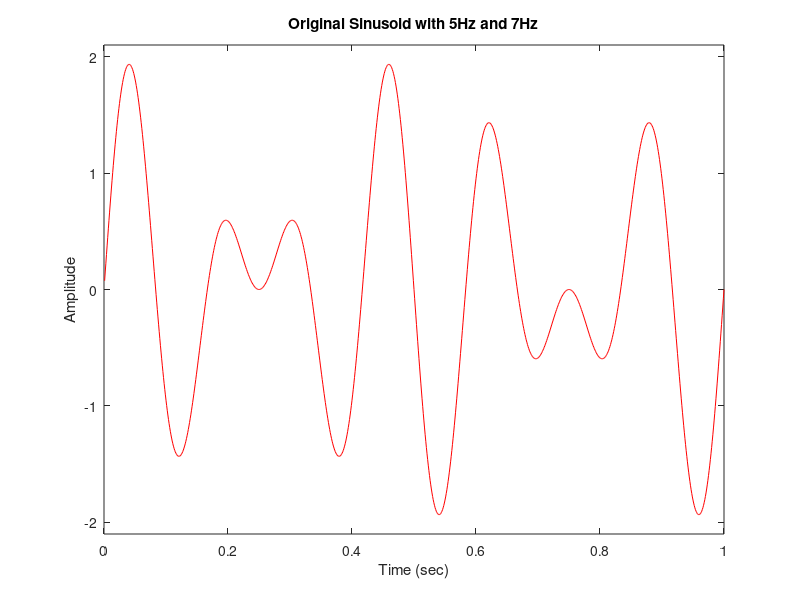
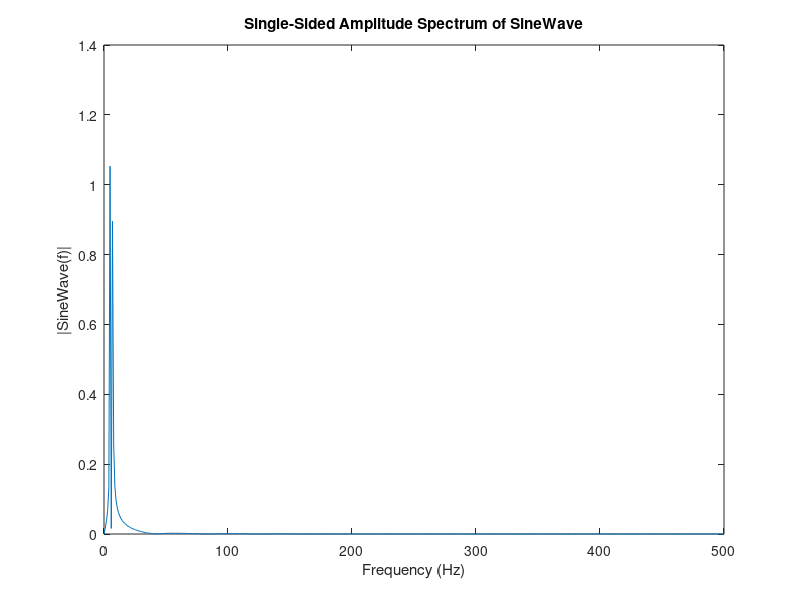
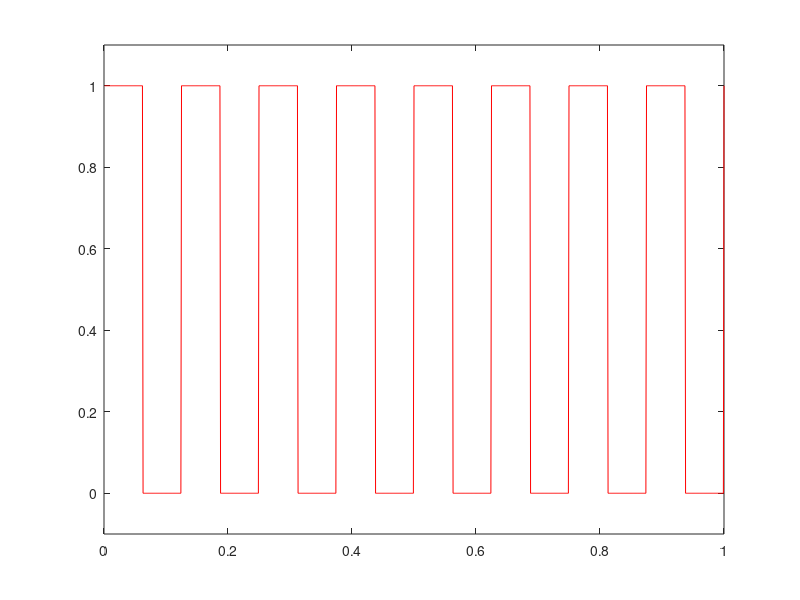
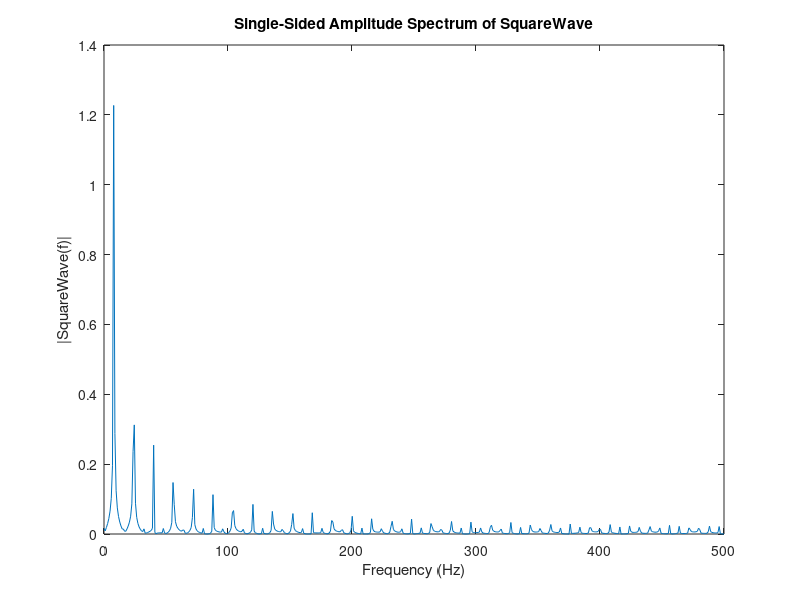

These charts were generated, in order, by the following MATLAB code: (Note: this script raises an error after producing the figures.)
%% FFT of Signals in Matlab
% August 31, 2010
% Robert Francis
% rpf100020@utdallas.edu
%
%% Define time vector
samplingFrequency = 1000; %Hz
timeStep = 1/samplingFrequency; %sec
T = 1; %sec
S = T*samplingFrequency; %samples
samples = 1:S; %samples
time = samples*timeStep; %sec

%% Generate Sine wave
frequency1 = 5; %Hz
frequency2 = 7; %Hz
sineWave = sin(time*frequency1*2*pi)+sin(time*frequency2*2*pi); 
figure(1), plot(time,sineWave,'r')
xlabel('Time (sec)')
ylabel('Amplitude')
title(['Original Sinusoid with ' num2str(frequency1) 'Hz and ' num2str(frequency2) 'Hz'])
set(gca,'YLim',[-2.1 2.1])

%% Fast Fourier Transform of Sine Wave
L = length(sineWave);
NFFT = 2^nextpow2(L); % Next power of 2 from length of signal
FsineWave = fft(sineWave,NFFT)/L;
f = samplingFrequency/2*linspace(0,1,NFFT/2+1);

%% Plot single-sided amplitude spectrum.
figure, plot(f,2*abs(FsineWave(1:NFFT/2+1))) 
title('Single-Sided Amplitude Spectrum of SineWave')
xlabel('Frequency (Hz)')
ylabel('|SineWave(f)|')

%% Generate square wave
pulseFrequency = 8; %Hz
squareWave = square(time*pulseFrequency*2*pi); 
squareWavePos = (squareWave+1)/2;
figure, plot(time,squareWavePos,'r')
set(gca,'YLim',[-0.1 1.1])

%% Fast Fourier Transform of Square Wave
L = length(squareWave);
NFFT = 2^nextpow2(L); % Next power of 2 from length of signal
FsqWave = fft(squareWave,NFFT)/L;
f = samplingFrequency/2*linspace(0,1,NFFT/2+1);

%% Plot single-sided amplitude spectrum.
figure, plot(f,2*abs(FsqWave(1:NFFT/2+1))) 
title('Single-Sided Amplitude Spectrum of SquareWave')
xlabel('Frequency (Hz)')
ylabel('|SquareWave(f)|')

%% Plot Single-sided Phase Plots
figure, plot(f,phase(FsqWave(1:NFFT/2+1))) 
title('Single-Sided Phase Spectrum of SquareWave')
xlabel('Frequency (Hz)')
ylabel('Phase(Y(f))')

%% Plot Amplitude and Phase in Same figure
figure, 
subplot(2,1,1), plot(f,2*abs(FsqWave(1:NFFT/2+1))) 
title('Single-Sided Amplitude Spectrum of SquareWave')
xlabel('Frequency (Hz)')
ylabel('|SquareWave(f)|')
subplot(2,1,2), plot(f,phase(FsqWave(1:NFFT/2+1))) 
title('Single-Sided Phase Spectrum of SquareWave')
xlabel('Frequency (Hz)')
ylabel('Phase(SquareWave(f))')
%% Decibels
magnitude = 2*abs(FsqWave(1:NFFT/2+1));
dbs = 20*log10(magnitude);
dbs_anotherWay = mag2db(magnitude);
dbs_yetAnotherWay = pow2db(magnitude); %Note: 10*log10(magnitude)
figure, 
subplot(2,1,1), plot(f,dbs) 
title('Single-Sided Amplitude Spectrum of SquareWave')
xlabel('Frequency (Hz)')
ylabel('|SquareWave(f)| (db)')
subplot(2,1,2), plot(f,phase(FsqWave(1:NFFT/2+1))) 
title('Single-Sided Phase Spectrum of SquareWave')
xlabel('Frequency (Hz)')
ylabel('Phase(Y(f))')

%% Add noise to squareWave
noisySqW = squareWavePos + 3*randn(size(squareWavePos));
figure, plot(time,noisySqW), xlabel('Time (sec)'), ylabel('Amplitude')

%% Fourier Transform of noisySqW
L = length(noisySqW);
NFFT = 2^nextpow2(L); % Next power of 2 from length of signal
FnsqWave = fft(noisySqW,NFFT)/L;
f = samplingFrequency/2*linspace(0,1,NFFT/2+1);

%% Plot noisy Fourier Transform
figure, 
subplot(2,1,1), plot(f,2*abs(FnsqWave(1:NFFT/2+1))) 
title('Single-Sided Amplitude Spectrum of SquareWave')
xlabel('Frequency (Hz)')
ylabel('|SquareWave(f)|')
subplot(2,1,2), plot(f,phase(FnsqWave(1:NFFT/2+1))) 
title('Single-Sided Phase Spectrum of SquareWave')
xlabel('Frequency (Hz)')
ylabel('Phase(Y(f))')

%% Fourier Transform of an Impulse
impulse = [0 0 0 0 0 1 0 0 0 0 0];
L = length(impulse);
NFFT = 2^nextpow2(L); % Next power of 2 from length of signal
Fimpulse = fft(impulse,NFFT)/L;

figure, plot(abs(Fimpulse))

%% Fourier Transform of a DC Signal
DC = ones(1,1000);
L = length(DC);
NFFT = 2^nextpow2(L); % Next power of 2 from length of signal
FDC = fft(DC,NFFT)/L;
DC2 = ones(1,100000);
L2 = length(DC2);
NFFT2 = 2^nextpow2(L2); % Next power of 2 from length of signal
FDC2 = fft(DC2,NFFT2)/L2;
% Arbitrary frequency vectors
f1 = linspace(0,1,length(FDC));
f2 = linspace(0,1,length(FDC2));
figure, plot(f1,abs(FDC),'b'), hold on, plot(f2,abs(FDC2),'r')
